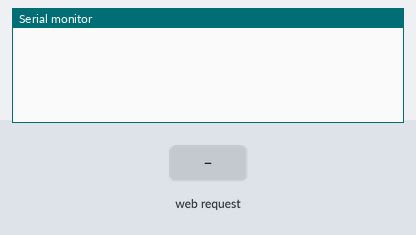
Bench run of a sketch on a simulated ESP8266 (NodeMCU). Parts: the last lines printed to the serial monitor. The inputs (shaded band) are chosen by the test bench. WiFi joins after 1.5 s; servers stay silent unless stated.

Above: at 3.2 s.
3.3 s: HTTP request GET /start received
At 4.4 s:
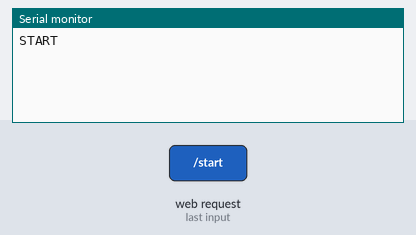
4.8 s: HTTP request GET /stop received
At 5.5 s:
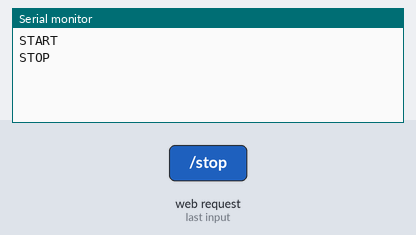
6.3 s: HTTP request GET /return received
At 6.7 s:
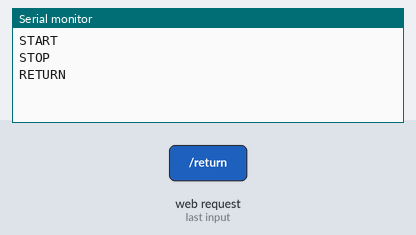
7.8 s: HTTP request GET /box received
At 9.0 s:
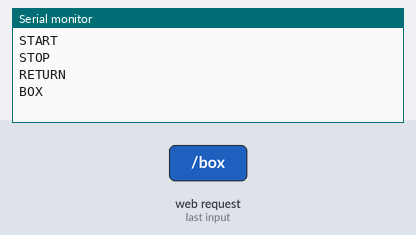

The sketch:

agv_esp01.ino
```cpp
#include <ESP8266WiFi.h>
#include <ESP8266WebServer.h>

ESP8266WebServer server(80);

const char* ssid = "kenta";
const char* password = "00001111";

bool running = false;
int currentSpeed = 50;
String currentState = "IDLE";

void cors() {
  server.sendHeader("Access-Control-Allow-Origin", "*");
}

void replyText(const String& text) {
  cors();
  server.send(200, "text/plain", text);
}

void handleRoot() {
  cors();
  server.send(200, "text/html; charset=utf-8",
    "<!doctype html><html><head><meta charset='utf-8'><meta name='viewport' content='width=device-width,initial-scale=1'>"
    "<title>AGV Control</title></head><body style='font-family:Arial;text-align:center;padding:30px'>"
    "<h2>AGV Control</h2>"
    "<p><button onclick=\"fetch('/start')\">START</button> <button onclick=\"fetch('/stop')\">STOP</button></p>"
    "<p><button onclick=\"fetch('/return')\">RETURN</button> <button onclick=\"fetch('/box')\">BOX</button></p>"
    "<p>Speed <input type='range' min='1' max='100' value='50' oninput=\"fetch('/speed?value='+this.value)\"></p>"
    "</body></html>"
  );
}

void handleStart() {
  running = true;
  currentState = "MISSION";
  Serial.println("START");
  replyText("START");
}

void handleStop() {
  running = false;
  currentState = "STOPPED";
  Serial.println("STOP");
  replyText("STOP");
}

void handleReturn() {
  running = true;
  currentState = "RETURNING";
  Serial.println("RETURN");
  replyText("RETURN");
}

void handleBox() {
  Serial.println("BOX");
  replyText("BOX");
}

void handleSpeed() {
  if (!server.hasArg("value")) {
    cors();
    server.send(400, "text/plain", "Missing value");
    return;
  }

  int value = constrain(server.arg("value").toInt(), 1, 100);
  currentSpeed = value;

  Serial.print("S:");
  Serial.println(value);
  replyText(String(value));
}

void handleStatus() {
  cors();
  String json = "{";
  json += "\"connected\":true,";
  json += "\"running\":";
  json += running ? "true" : "false";
  json += ",\"speed\":" + String(currentSpeed);
  json += ",\"state\":\"" + currentState + "\"";
  json += "}";
  server.send(200, "application/json", json);
}

void setup() {
  // ESP-01 hardware UART <-> Arduino SoftwareSerial (9600 baud)
  Serial.begin(9600);
  delay(500);

  WiFi.mode(WIFI_STA);
  WiFi.begin(ssid, password);

  while (WiFi.status() != WL_CONNECTED) {
    delay(300);
  }

  server.on("/", handleRoot);
  server.on("/start", handleStart);
  server.on("/stop", handleStop);
  server.on("/return", handleReturn);
  server.on("/box", handleBox);
  server.on("/speed", handleSpeed);
  server.on("/status", handleStatus);
  server.begin();
}

void loop() {
  server.handleClient();
}
```

Measured:
- after the input at 3.3 s, the serial monitor: prints a new line at once (image 1)
- after the input at 4.8 s, the serial monitor: prints a new line at once (image 2)
- after the input at 6.3 s, the serial monitor: prints a new line at once (image 3)
- after the input at 7.8 s, the serial monitor: prints a new line at once (image 4)
